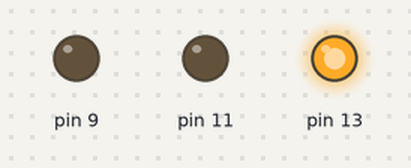
Recording of a sketch running on a simulated Arduino Uno, built with avr-gcc and run on an emulated ATmega328P. Parts: output pins drawn as LEDs (lit = HIGH).

Above: at 1.5 s.
At 4.0 s:
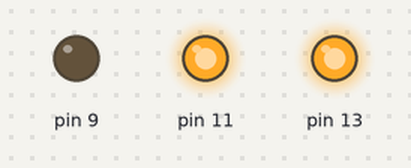
At 8.0 s:
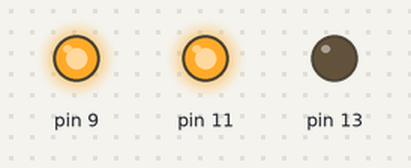
At 11.5 s:
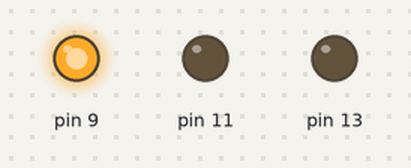
At 15.0 s:
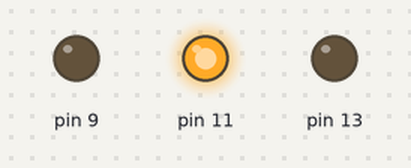
Timing chart, 0 to 18.4 s (numbered marks = the images above):
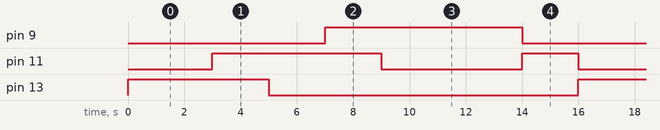

The sketch:

Traffic_lights.ino
```cpp
/*
  Blink

Turns on and off red, yellow and green led traffic lights style

*/

// the setup function runs once when you press reset or power the board
void setup() {
  // initialize digital pins 13, 11 and 9 as an outputs.
  pinMode(13, OUTPUT);
  pinMode(11, OUTPUT);
  pinMode(9, OUTPUT);
}

// the loop function runs over and over again forever
void loop() {
  digitalWrite(13, HIGH);   // turn the red LED on (HIGH is the voltage level)
  delay(3000);                       // wait for 3 seconds
  digitalWrite(11, HIGH);   // turn the yellow LED on (HIGH is the voltage level)
  delay(2000);                       // wait for 2 seconds
  digitalWrite(13, LOW);    // turn the  red LED off by making the voltage LOW
  delay(2000);                       // wait for 2 seconds
  digitalWrite(9, HIGH);    // turn the LED on (HIGH is the voltage level)
  delay(2000);                       // wait for two seconds
  digitalWrite(11, LOW);    // turn the yellow LED off by making the voltage LOW
  delay(5000);                       // wait for 5 seconds
  digitalWrite(9, LOW);     // turn the green LED off by making the voltage LOW
  digitalWrite(11, HIGH);   // turn the yellow LED on (HIGH is the voltage level)
  delay(2000);                       // wait for 2 seconds
  digitalWrite(11, LOW);    // turn the yellow LED off by making the voltage LOW

}
```

Measured:
- by itself, pin 9: alternates HIGH for 7.0 s and LOW for 9.0 s
- by itself, pin 11: LOW → HIGH at 3.0 s, → LOW 6.0 s later, → HIGH 5.0 s later, → LOW 2.0 s later, … (9 changes in this stretch)
- by itself, pin 13: alternates HIGH for 5.0 s and LOW for 11.0 s
